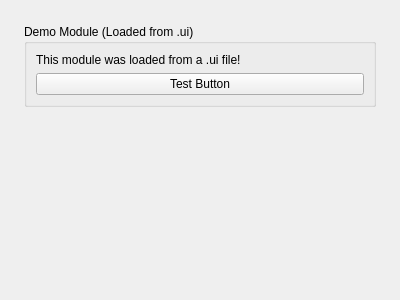
<?xml version="1.0" encoding="UTF-8"?>
<ui version="4.0">
 <class>DemoWidget</class>
 <widget class="QWidget" name="DemoWidget">
  <property name="geometry">
   <rect>
    <x>0</x>
    <y>0</y>
    <width>400</width>
    <height>300</height>
   </rect>
  </property>
  <property name="windowTitle">
   <string>Demo UI Module</string>
  </property>
  <layout class="QVBoxLayout" name="verticalLayout">
   <property name="spacing">
    <number>16</number>
   </property>
   <property name="leftMargin">
    <number>24</number>
   </property>
   <property name="topMargin">
    <number>24</number>
   </property>
   <property name="rightMargin">
    <number>24</number>
   </property>
   <property name="bottomMargin">
    <number>24</number>
   </property>
   <item>
    <widget class="QGroupBox" name="groupBox">
     <property name="title">
      <string>Demo Module (Loaded from .ui)</string>
     </property>
     <layout class="QVBoxLayout" name="verticalLayout_2">
      <item>
       <widget class="QLabel" name="label">
        <property name="text">
         <string>This module was loaded from a .ui file!</string>
        </property>
       </widget>
      </item>
      <item>
       <widget class="QPushButton" name="pushButton">
        <property name="text">
         <string>Test Button</string>
        </property>
       </widget>
      </item>
     </layout>
    </widget>
   </item>
   <item>
    <spacer name="verticalSpacer">
     <property name="orientation">
      <enum>Qt::Vertical</enum>
     </property>
     <property name="sizeHint" stdset="0">
      <size>
       <width>20</width>
       <height>40</height>
      </size>
     </property>
    </spacer>
   </item>
  </layout>
 </widget>
 <resources/>
 <connections/>
</ui>
